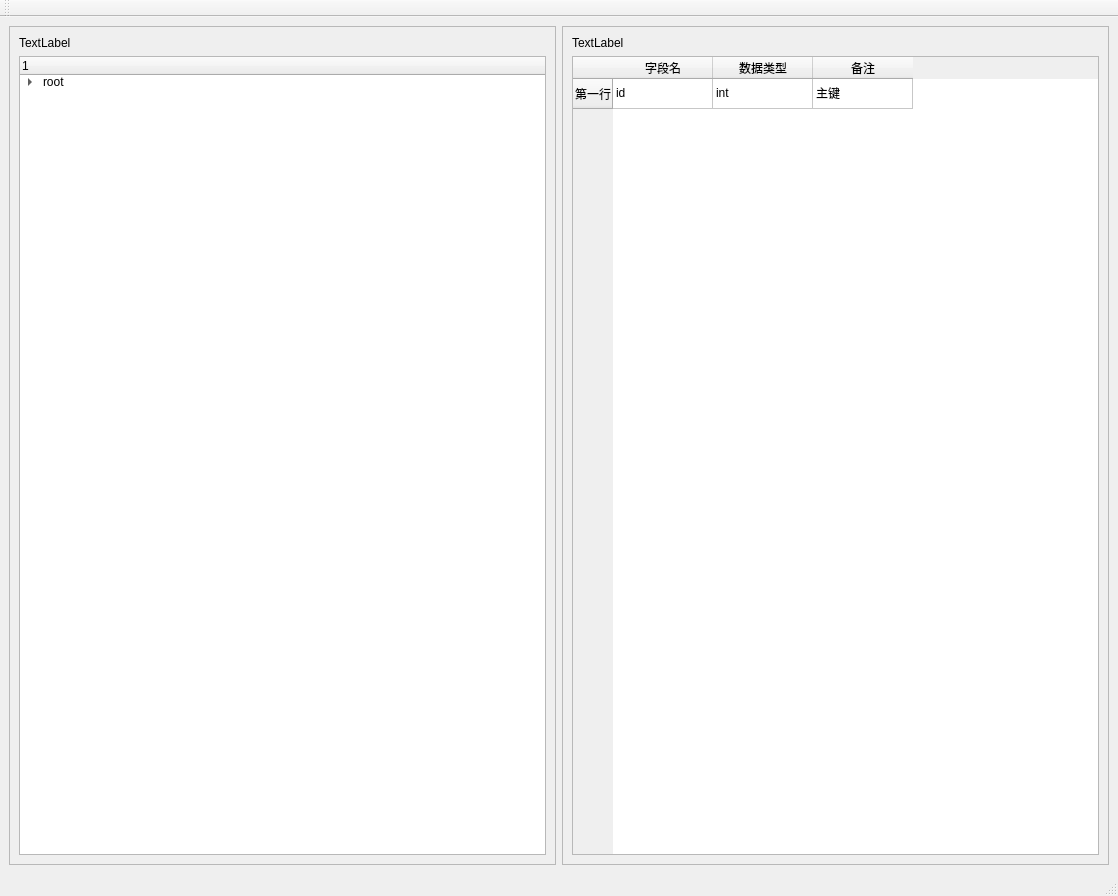
<?xml version="1.0" encoding="UTF-8"?>
<ui version="4.0">
 <class>MainWindow</class>
 <widget class="QMainWindow" name="MainWindow">
  <property name="geometry">
   <rect>
    <x>0</x>
    <y>0</y>
    <width>1118</width>
    <height>896</height>
   </rect>
  </property>
  <property name="windowTitle">
   <string>MainWindow</string>
  </property>
  <widget class="QWidget" name="centralwidget">
   <layout class="QHBoxLayout" name="horizontalLayout">
    <item>
     <widget class="QFrame" name="frame">
      <property name="frameShape">
       <enum>QFrame::StyledPanel</enum>
      </property>
      <property name="frameShadow">
       <enum>QFrame::Raised</enum>
      </property>
      <layout class="QVBoxLayout" name="verticalLayout">
       <item>
        <widget class="QLabel" name="label">
         <property name="text">
          <string>TextLabel</string>
         </property>
        </widget>
       </item>
       <item>
        <widget class="QTreeWidget" name="treeWidget">
         <column>
          <property name="text">
           <string notr="true"/>
          </property>
         </column>
         <item>
          <property name="text">
           <string>root</string>
          </property>
          <item>
           <property name="text">
            <string>child</string>
           </property>
           <item>
            <property name="text">
             <string>child_child</string>
            </property>
           </item>
          </item>
         </item>
        </widget>
       </item>
      </layout>
     </widget>
    </item>
    <item>
     <widget class="QFrame" name="frame_2">
      <property name="frameShape">
       <enum>QFrame::StyledPanel</enum>
      </property>
      <property name="frameShadow">
       <enum>QFrame::Raised</enum>
      </property>
      <layout class="QVBoxLayout" name="verticalLayout_2">
       <item>
        <widget class="QLabel" name="label_2">
         <property name="text">
          <string>TextLabel</string>
         </property>
        </widget>
       </item>
       <item>
        <widget class="QTableWidget" name="tableWidget">
         <row>
          <property name="text">
           <string>第一行</string>
          </property>
         </row>
         <column>
          <property name="text">
           <string>字段名</string>
          </property>
         </column>
         <column>
          <property name="text">
           <string>数据类型</string>
          </property>
         </column>
         <column>
          <property name="text">
           <string>备注</string>
          </property>
         </column>
         <item row="0" column="0">
          <property name="text">
           <string>id</string>
          </property>
         </item>
         <item row="0" column="1">
          <property name="text">
           <string>int</string>
          </property>
         </item>
         <item row="0" column="2">
          <property name="text">
           <string>主键</string>
          </property>
         </item>
        </widget>
       </item>
      </layout>
     </widget>
    </item>
   </layout>
  </widget>
  <widget class="QStatusBar" name="statusbar"/>
  <widget class="QMenuBar" name="menubar">
   <property name="geometry">
    <rect>
     <x>0</x>
     <y>0</y>
     <width>1118</width>
     <height>23</height>
    </rect>
   </property>
  </widget>
  <widget class="QToolBar" name="toolBar">
   <property name="windowTitle">
    <string>toolBar</string>
   </property>
   <attribute name="toolBarArea">
    <enum>TopToolBarArea</enum>
   </attribute>
   <attribute name="toolBarBreak">
    <bool>false</bool>
   </attribute>
  </widget>
 </widget>
 <resources/>
 <connections/>
</ui>
